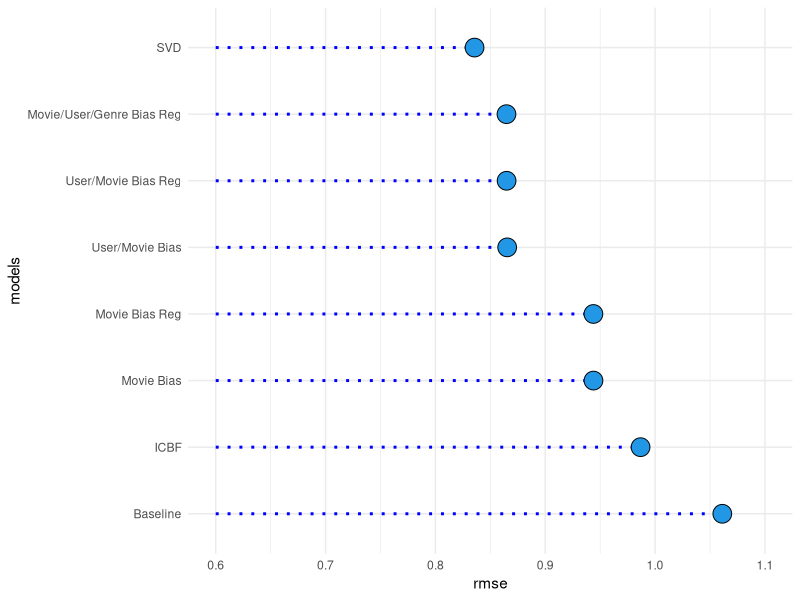

This figure's R source:
library(ggplot2)
library(tidyverse)

model_results <- data.frame(
  models=c("Baseline", "Movie Bias", "User/Movie Bias", "Movie Bias Reg", "User/Movie Bias Reg", "Movie/User/Genre Bias Reg", "SVD", "ICBF"),
  rmse=c(1.061202,0.9439087,0.8653488, 0.9438542, 0.8648177, 0.8647045, 0.8356373, 0.9867809)) %>%
  arrange(desc(rmse))

model_results$models <- factor(model_results$models, levels = model_results$models)

ggplot(model_results, aes(x = models, y = rmse)) +
  geom_segment(aes(x = models, xend = models, y = 0.6, yend = rmse),
               color = "blue", lwd = 1, linetype = "dotted") +
  geom_point(size = 6, pch = 21, bg = 4, col = 1) +
  ylim(0.6, 1.1) +
#  scale_x_discrete(labels = model_results$models) +
  coord_flip() +
  theme_minimal()

